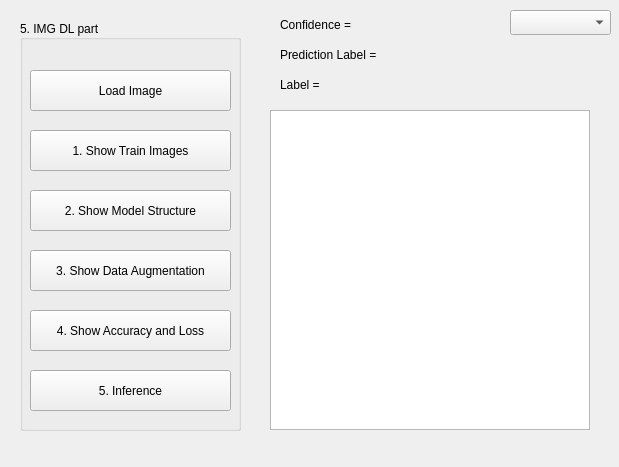
<?xml version="1.0" encoding="UTF-8"?>
<ui version="4.0">
 <class>Form</class>
 <widget class="QWidget" name="Form">
  <property name="geometry">
   <rect>
    <x>0</x>
    <y>0</y>
    <width>619</width>
    <height>467</height>
   </rect>
  </property>
  <property name="windowTitle">
   <string>2022 CvDI Hw1_5</string>
  </property>
  <widget class="QGroupBox" name="groupBox_2">
   <property name="enabled">
    <bool>true</bool>
   </property>
   <property name="geometry">
    <rect>
     <x>20</x>
     <y>20</y>
     <width>221</width>
     <height>411</height>
    </rect>
   </property>
   <property name="title">
    <string>5. IMG DL part</string>
   </property>
   <property name="alignment">
    <set>Qt::AlignJustify|Qt::AlignVCenter</set>
   </property>
   <property name="flat">
    <bool>false</bool>
   </property>
   <property name="checkable">
    <bool>false</bool>
   </property>
   <widget class="QPushButton" name="LoadImage">
    <property name="geometry">
     <rect>
      <x>10</x>
      <y>50</y>
      <width>201</width>
      <height>41</height>
     </rect>
    </property>
    <property name="text">
     <string>Load Image</string>
    </property>
    <property name="autoDefault">
     <bool>false</bool>
    </property>
    <property name="default">
     <bool>false</bool>
    </property>
   </widget>
   <widget class="QPushButton" name="STI">
    <property name="geometry">
     <rect>
      <x>10</x>
      <y>110</y>
      <width>201</width>
      <height>41</height>
     </rect>
    </property>
    <property name="text">
     <string>1. Show Train Images</string>
    </property>
    <property name="autoDefault">
     <bool>false</bool>
    </property>
    <property name="default">
     <bool>false</bool>
    </property>
   </widget>
   <widget class="QPushButton" name="SDA">
    <property name="geometry">
     <rect>
      <x>10</x>
      <y>230</y>
      <width>201</width>
      <height>41</height>
     </rect>
    </property>
    <property name="text">
     <string>3. Show Data Augmentation</string>
    </property>
    <property name="autoDefault">
     <bool>false</bool>
    </property>
    <property name="default">
     <bool>false</bool>
    </property>
   </widget>
   <widget class="QPushButton" name="SAAL">
    <property name="geometry">
     <rect>
      <x>10</x>
      <y>290</y>
      <width>201</width>
      <height>41</height>
     </rect>
    </property>
    <property name="text">
     <string>4. Show Accuracy and Loss</string>
    </property>
    <property name="autoDefault">
     <bool>false</bool>
    </property>
    <property name="default">
     <bool>false</bool>
    </property>
   </widget>
   <widget class="QPushButton" name="SMS">
    <property name="geometry">
     <rect>
      <x>10</x>
      <y>170</y>
      <width>201</width>
      <height>41</height>
     </rect>
    </property>
    <property name="text">
     <string>2. Show Model Structure</string>
    </property>
    <property name="autoDefault">
     <bool>false</bool>
    </property>
    <property name="default">
     <bool>false</bool>
    </property>
   </widget>
   <widget class="QPushButton" name="Inference">
    <property name="geometry">
     <rect>
      <x>10</x>
      <y>350</y>
      <width>201</width>
      <height>41</height>
     </rect>
    </property>
    <property name="text">
     <string>5. Inference</string>
    </property>
    <property name="autoDefault">
     <bool>false</bool>
    </property>
    <property name="default">
     <bool>false</bool>
    </property>
   </widget>
  </widget>
  <widget class="QGraphicsView" name="Image">
   <property name="geometry">
    <rect>
     <x>270</x>
     <y>110</y>
     <width>320</width>
     <height>320</height>
    </rect>
   </property>
  </widget>
  <widget class="QLabel" name="Confidence">
   <property name="geometry">
    <rect>
     <x>280</x>
     <y>10</y>
     <width>211</width>
     <height>30</height>
    </rect>
   </property>
   <property name="text">
    <string>Confidence = </string>
   </property>
  </widget>
  <widget class="QLabel" name="PredictionLabel">
   <property name="geometry">
    <rect>
     <x>280</x>
     <y>40</y>
     <width>331</width>
     <height>30</height>
    </rect>
   </property>
   <property name="text">
    <string>Prediction Label = </string>
   </property>
  </widget>
  <widget class="QLabel" name="Label">
   <property name="geometry">
    <rect>
     <x>280</x>
     <y>70</y>
     <width>331</width>
     <height>30</height>
    </rect>
   </property>
   <property name="text">
    <string>Label = </string>
   </property>
  </widget>
  <widget class="QComboBox" name="Demo">
   <property name="geometry">
    <rect>
     <x>510</x>
     <y>10</y>
     <width>101</width>
     <height>25</height>
    </rect>
   </property>
  </widget>
 </widget>
 <resources/>
 <connections/>
</ui>
